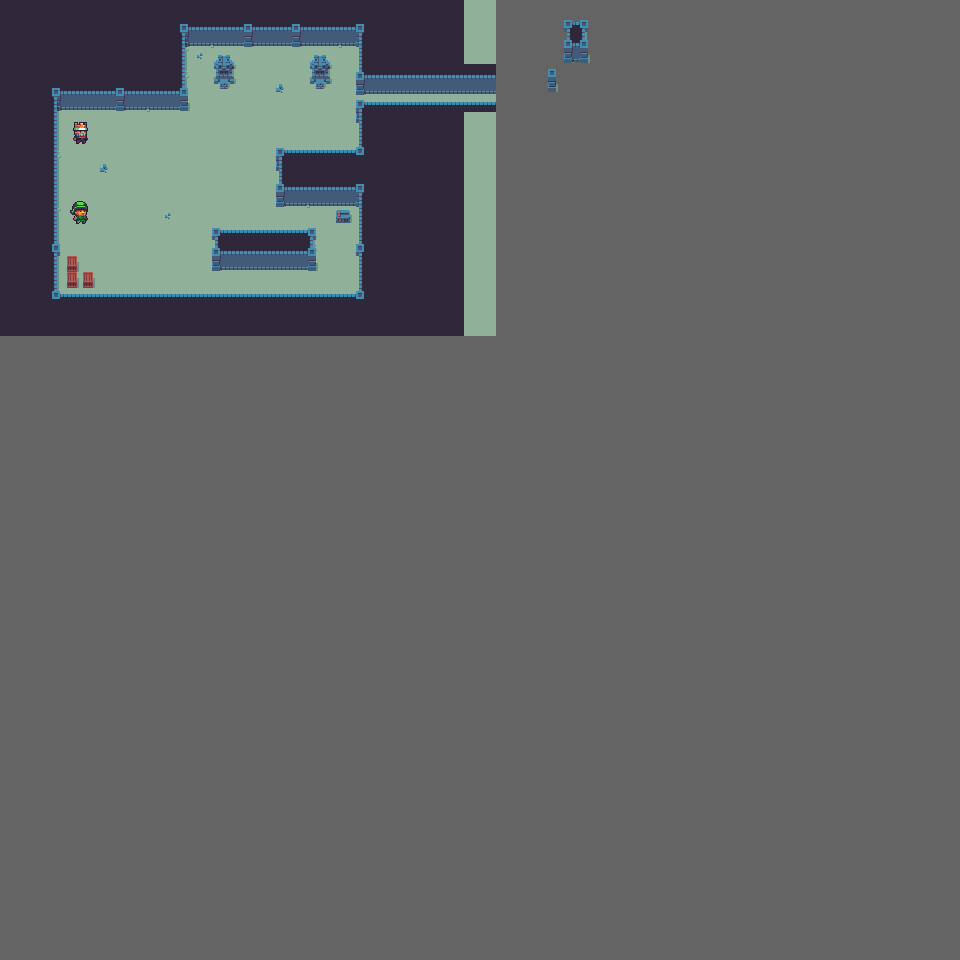

Below is a game level as drawn by its tile map, then a one-line description and the .tmx that defines it (tile-layer data replaced by summaries):
An orthogonal 60x60 tile map with 16x16 px tiles, 7 tile layers (bg, ground, groundObj, chars, ...), 2 tilesets.

<map version="1.0" tiledversion="1.1.1" orientation="orthogonal" renderorder="right-down" width="60" height="60" tilewidth="16" tileheight="16" infinite="0" backgroundcolor="#646464" nextobjectid="3">
 <tileset firstgid="1" name="dungeon_sheet" tilewidth="16" tileheight="16" tilecount="240" columns="24">
  <image source="dungeon_sheet.png" width="384" height="160" />
  <tile id="125">
   <animation>
    <frame tileid="176" duration="100" />
    <frame tileid="177" duration="100" />
    <frame tileid="178" duration="100" />
    <frame tileid="179" duration="100" />
    <frame tileid="180" duration="100" />
    <frame tileid="181" duration="100" />
   </animation>
  </tile>
 </tileset>
 <tileset firstgid="241" name="characters" tilewidth="32" tileheight="32" tilecount="92" columns="23">
  <image source="characters.png" width="736" height="128" />
 </tileset>
 <layer name="bg" width="60" height="60" locked="1">
  <data>[3600 cells, 0 non-empty, 0 distinct tile ids]</data>
 </layer>
 <layer name="ground" width="60" height="60" locked="1">
  <data>[3600 cells, 651 non-empty, 1 distinct tile ids]</data>
 </layer>
 <layer name="groundObj" width="60" height="60" locked="1">
  <data>[3600 cells, 6 non-empty, 3 distinct tile ids]</data>
 </layer>
 <layer name="chars" width="60" height="60">
  <data>[3600 cells, 3 non-empty, 3 distinct tile ids]</data>
 </layer>
 <layer name="walls" width="60" height="60" locked="1">
  <data>[3600 cells, 426 non-empty, 28 distinct tile ids]</data>
 </layer>
 <layer name="objects" width="60" height="60" locked="1">
  <data>[3600 cells, 15 non-empty, 7 distinct tile ids]</data>
 </layer>
 <layer name="blocked" width="60" height="60">
  <data>[3600 cells, 0 non-empty, 0 distinct tile ids]</data>
 </layer>
</map>
